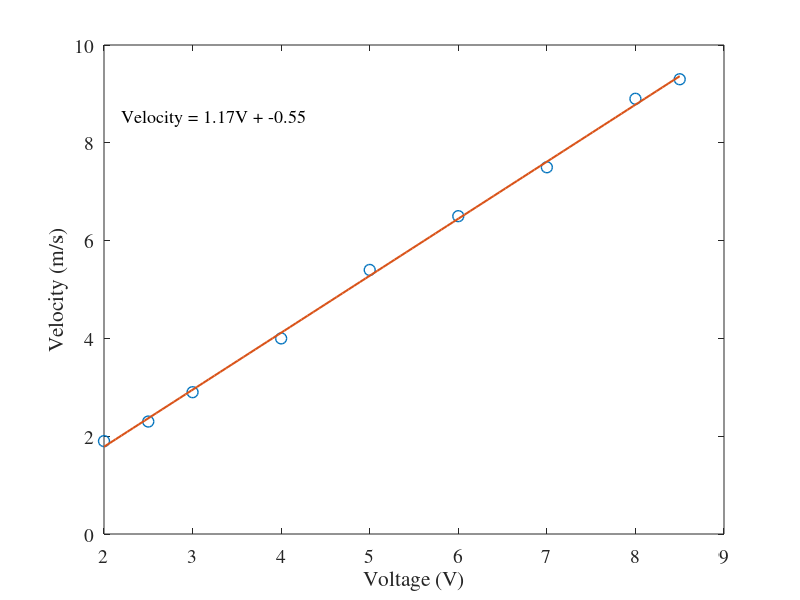

Reproduce this figure in MATLAB.
Voltage = [2, 2.5, 3, 4, 5, 6, 7, 8, 8.5];
Velocity = [1.9, 2.3, 2.9, 4, 5.4, 6.5, 7.5, 8.9, 9.3];

% Linear regression
p = polyfit(Voltage, Velocity, 1);
Vfit = linspace(min(Voltage), max(Voltage), 100);
Velfit = polyval(p, Vfit);

% Plot
figure;
plot(Voltage, Velocity, 'o', 'markersize', 8, 'LineWidth', 1);
hold on;
plot(Vfit, Velfit, 'LineWidth', 1.5);

% Equation string
eqStr = sprintf('Velocity = %.2fV + %.2f', p(1), p(2));
text(2.2, 8.5, eqStr, 'FontSize', 13, 'FontName', 'times');
disp(eqStr)
xlabel('Voltage (V)');
ylabel('Velocity (m/s)');
% legend('Data', 'Linear fit', 'Location', 'northwest');
set(gca, 'FontSize', 14, 'FontName', 'times');
hold off;
